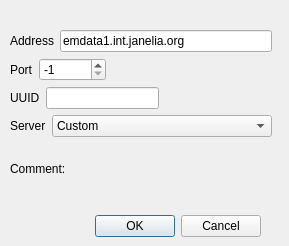
<?xml version="1.0" encoding="UTF-8"?>
<ui version="4.0">
 <class>ZDvidDialog</class>
 <widget class="QDialog" name="ZDvidDialog">
  <property name="geometry">
   <rect>
    <x>0</x>
    <y>0</y>
    <width>289</width>
    <height>246</height>
   </rect>
  </property>
  <property name="windowTitle">
   <string>Dialog</string>
  </property>
  <widget class="QDialogButtonBox" name="buttonBox">
   <property name="geometry">
    <rect>
     <x>80</x>
     <y>210</y>
     <width>181</width>
     <height>32</height>
    </rect>
   </property>
   <property name="orientation">
    <enum>Qt::Horizontal</enum>
   </property>
   <property name="standardButtons">
    <set>QDialogButtonBox::Cancel|QDialogButtonBox::Ok</set>
   </property>
  </widget>
  <widget class="QWidget" name="layoutWidget">
   <property name="geometry">
    <rect>
     <x>10</x>
     <y>30</y>
     <width>262</width>
     <height>164</height>
    </rect>
   </property>
   <layout class="QVBoxLayout" name="verticalLayout_3">
    <item>
     <layout class="QVBoxLayout" name="verticalLayout_2">
      <item>
       <layout class="QHBoxLayout" name="horizontalLayout_5">
        <item>
         <layout class="QVBoxLayout" name="verticalLayout">
          <item>
           <layout class="QHBoxLayout" name="horizontalLayout">
            <item>
             <widget class="QLabel" name="label">
              <property name="text">
               <string>Address</string>
              </property>
             </widget>
            </item>
            <item>
             <widget class="QLineEdit" name="addressLineEdit">
              <property name="text">
               <string>emdata1.int.janelia.org</string>
              </property>
             </widget>
            </item>
           </layout>
          </item>
          <item>
           <layout class="QHBoxLayout" name="horizontalLayout_2">
            <item>
             <widget class="QLabel" name="label_2">
              <property name="text">
               <string>Port</string>
              </property>
             </widget>
            </item>
            <item>
             <widget class="QSpinBox" name="portSpinBox">
              <property name="minimum">
               <number>-1</number>
              </property>
              <property name="maximum">
               <number>999999</number>
              </property>
              <property name="value">
               <number>-1</number>
              </property>
             </widget>
            </item>
            <item>
             <spacer name="horizontalSpacer">
              <property name="orientation">
               <enum>Qt::Horizontal</enum>
              </property>
              <property name="sizeHint" stdset="0">
               <size>
                <width>40</width>
                <height>20</height>
               </size>
              </property>
             </spacer>
            </item>
           </layout>
          </item>
          <item>
           <layout class="QHBoxLayout" name="horizontalLayout_3">
            <item>
             <widget class="QLabel" name="label_3">
              <property name="text">
               <string>UUID</string>
              </property>
             </widget>
            </item>
            <item>
             <widget class="QLineEdit" name="uuidLineEdit">
              <property name="text">
               <string/>
              </property>
             </widget>
            </item>
            <item>
             <spacer name="horizontalSpacer_2">
              <property name="orientation">
               <enum>Qt::Horizontal</enum>
              </property>
              <property name="sizeHint" stdset="0">
               <size>
                <width>40</width>
                <height>20</height>
               </size>
              </property>
             </spacer>
            </item>
           </layout>
          </item>
         </layout>
        </item>
       </layout>
      </item>
      <item>
       <layout class="QHBoxLayout" name="horizontalLayout_4">
        <item>
         <widget class="QLabel" name="label_4">
          <property name="text">
           <string>Server</string>
          </property>
         </widget>
        </item>
        <item>
         <widget class="QComboBox" name="serverComboBox">
          <property name="sizePolicy">
           <sizepolicy hsizetype="MinimumExpanding" vsizetype="Fixed">
            <horstretch>0</horstretch>
            <verstretch>0</verstretch>
           </sizepolicy>
          </property>
          <item>
           <property name="text">
            <string>Custom</string>
           </property>
          </item>
         </widget>
        </item>
       </layout>
      </item>
     </layout>
    </item>
    <item>
     <layout class="QHBoxLayout" name="horizontalLayout_6">
      <item>
       <widget class="QLabel" name="label_5">
        <property name="text">
         <string>Comment:</string>
        </property>
       </widget>
      </item>
      <item>
       <widget class="QLabel" name="infoLabel">
        <property name="sizePolicy">
         <sizepolicy hsizetype="MinimumExpanding" vsizetype="Preferred">
          <horstretch>0</horstretch>
          <verstretch>0</verstretch>
         </sizepolicy>
        </property>
        <property name="text">
         <string/>
        </property>
       </widget>
      </item>
     </layout>
    </item>
   </layout>
  </widget>
 </widget>
 <resources/>
 <connections>
  <connection>
   <sender>buttonBox</sender>
   <signal>accepted()</signal>
   <receiver>ZDvidDialog</receiver>
   <slot>accept()</slot>
   <hints>
    <hint type="sourcelabel">
     <x>248</x>
     <y>254</y>
    </hint>
    <hint type="destinationlabel">
     <x>157</x>
     <y>274</y>
    </hint>
   </hints>
  </connection>
  <connection>
   <sender>buttonBox</sender>
   <signal>rejected()</signal>
   <receiver>ZDvidDialog</receiver>
   <slot>reject()</slot>
   <hints>
    <hint type="sourcelabel">
     <x>316</x>
     <y>260</y>
    </hint>
    <hint type="destinationlabel">
     <x>286</x>
     <y>274</y>
    </hint>
   </hints>
  </connection>
 </connections>
</ui>
